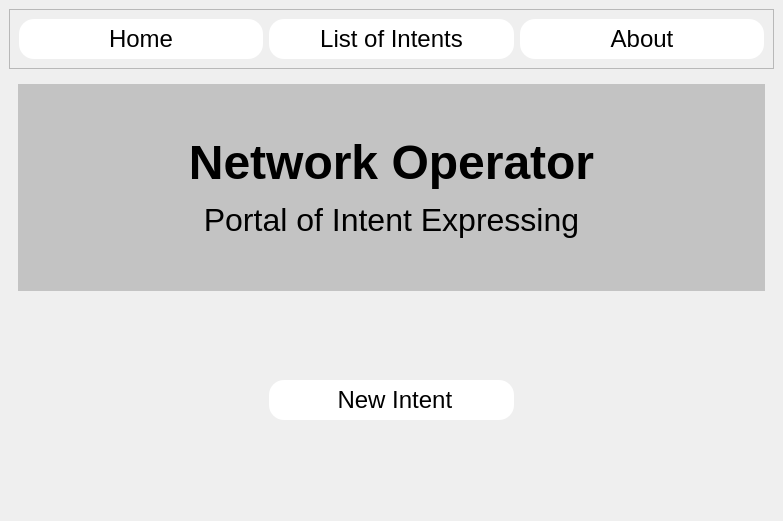
<?xml version="1.0" encoding="UTF-8"?>
<ui version="4.0">
 <class>MainWindow</class>
 <widget class="QMainWindow" name="MainWindow">
  <property name="geometry">
   <rect>
    <x>0</x>
    <y>0</y>
    <width>657</width>
    <height>521</height>
   </rect>
  </property>
  <property name="sizePolicy">
   <sizepolicy hsizetype="Fixed" vsizetype="Expanding">
    <horstretch>20</horstretch>
    <verstretch>0</verstretch>
   </sizepolicy>
  </property>
  <property name="windowTitle">
   <string>MainWindow</string>
  </property>
  <widget class="QWidget" name="centralwidget">
   <layout class="QVBoxLayout" name="verticalLayout">
    <item>
     <widget class="QFrame" name="frame">
      <property name="frameShape">
       <enum>QFrame::StyledPanel</enum>
      </property>
      <property name="frameShadow">
       <enum>QFrame::Raised</enum>
      </property>
      <layout class="QHBoxLayout" name="horizontalLayout">
       <item>
        <widget class="QPushButton" name="btn_home">
         <property name="minimumSize">
          <size>
           <width>0</width>
           <height>40</height>
          </size>
         </property>
         <property name="font">
          <font>
           <pointsize>18</pointsize>
          </font>
         </property>
         <property name="styleSheet">
          <string notr="true">QPushButton{
border-top-right-radius:15px;
border-top-left-radius:15px;
border-bottom-right-radius:15px;
border-bottom-left-radius:15px;
background-color: rgb(255,255,255);
border: 2px;
color: black;
border -radius: 20px;
}


QPushButton:hover {
    background-color: #64b5f6;
    color: #fff;
	
}</string>
         </property>
         <property name="text">
          <string>Home</string>
         </property>
         <property name="iconSize">
          <size>
           <width>32</width>
           <height>32</height>
          </size>
         </property>
        </widget>
       </item>
       <item>
        <widget class="QPushButton" name="btn_tables">
         <property name="minimumSize">
          <size>
           <width>0</width>
           <height>40</height>
          </size>
         </property>
         <property name="font">
          <font>
           <pointsize>18</pointsize>
          </font>
         </property>
         <property name="styleSheet">
          <string notr="true">QPushButton{
border-top-right-radius:15px;
border-top-left-radius:15px;
border-bottom-right-radius:15px;
border-bottom-left-radius:15px;
background-color: rgb(255,255,255);
border: 2px;
color: black;
border -radius: 20px;
}


QPushButton:hover {
    background-color: #64b5f6;
    color: #fff;
	
}</string>
         </property>
         <property name="text">
          <string>List of Intents</string>
         </property>
        </widget>
       </item>
       <item>
        <widget class="QPushButton" name="btn_sobre">
         <property name="minimumSize">
          <size>
           <width>0</width>
           <height>40</height>
          </size>
         </property>
         <property name="font">
          <font>
           <pointsize>18</pointsize>
          </font>
         </property>
         <property name="styleSheet">
          <string notr="true">QPushButton{
border-top-right-radius:15px;
border-top-left-radius:15px;
border-bottom-right-radius:15px;
border-bottom-left-radius:15px;
background-color: rgb(255,255,255);
border: 2px;
color: black;
border -radius: 20px;
}


QPushButton:hover {
    background-color: #64b5f6;
    color: #fff;
	
}</string>
         </property>
         <property name="text">
          <string>About</string>
         </property>
        </widget>
       </item>
      </layout>
      <zorder>btn_tables</zorder>
      <zorder>btn_sobre</zorder>
      <zorder>btn_home</zorder>
     </widget>
    </item>
    <item>
     <widget class="QStackedWidget" name="Pages">
      <property name="currentIndex">
       <number>1</number>
      </property>
      <widget class="QWidget" name="pg_table">
       <layout class="QHBoxLayout" name="horizontalLayout_6">
        <item>
         <widget class="QWidget" name="list_intents" native="true">
          <layout class="QVBoxLayout" name="verticalLayout_2">
           <item>
            <widget class="QLineEdit" name="txt_search">
             <property name="text">
              <string/>
             </property>
             <property name="placeholderText">
              <string>filter...</string>
             </property>
            </widget>
           </item>
           <item>
            <widget class="QTableView" name="tw_intents">
             <property name="font">
              <font>
               <pointsize>15</pointsize>
              </font>
             </property>
            </widget>
           </item>
          </layout>
         </widget>
        </item>
       </layout>
      </widget>
      <widget class="QWidget" name="pg_home">
       <layout class="QVBoxLayout" name="verticalLayout_3">
        <item>
         <widget class="QLabel" name="label">
          <property name="styleSheet">
           <string notr="true">background-color: rgb(195, 195, 195);</string>
          </property>
          <property name="text">
           <string>&lt;html&gt;&lt;head/&gt;&lt;body&gt;&lt;p align=&quot;center&quot;&gt;&lt;span style=&quot; font-size:36pt; font-weight:600;&quot;&gt;Network Operator&lt;/span&gt;&lt;span style=&quot; font-size:36pt;&quot;/&gt;&lt;/p&gt;&lt;p align=&quot;center&quot;&gt;&lt;span style=&quot; font-size:24pt;&quot;&gt;Portal of Intent Expressing&lt;/span&gt;&lt;/p&gt;&lt;/body&gt;&lt;/html&gt;</string>
          </property>
         </widget>
        </item>
        <item>
         <layout class="QHBoxLayout" name="horizontalLayout_2">
          <item>
           <widget class="QLabel" name="label_11">
            <property name="text">
             <string/>
            </property>
           </widget>
          </item>
          <item>
           <widget class="QPushButton" name="cadastrar_intent">
            <property name="minimumSize">
             <size>
              <width>0</width>
              <height>40</height>
             </size>
            </property>
            <property name="font">
             <font>
              <pointsize>18</pointsize>
             </font>
            </property>
            <property name="styleSheet">
             <string notr="true">QPushButton{
border-top-right-radius:15px;
border-top-left-radius:15px;
border-bottom-right-radius:15px;
border-bottom-left-radius:15px;
background-color: rgb(255,255,255);
border: 2px;
color: black;
border -radius: 20px;
}


QPushButton:hover {
    background-color: #64b5f6;
    color: #fff;
	
}</string>
            </property>
            <property name="text">
             <string> New Intent</string>
            </property>
            <property name="iconSize">
             <size>
              <width>32</width>
              <height>32</height>
             </size>
            </property>
           </widget>
          </item>
          <item>
           <widget class="QLabel" name="label_12">
            <property name="text">
             <string/>
            </property>
           </widget>
          </item>
         </layout>
        </item>
       </layout>
      </widget>
      <widget class="QWidget" name="pg_intent">
       <layout class="QVBoxLayout" name="verticalLayout_6">
        <item>
         <widget class="QLabel" name="label_5">
          <property name="font">
           <font>
            <pointsize>18</pointsize>
           </font>
          </property>
          <property name="styleSheet">
           <string notr="true">background-color: rgb(195, 195, 195);</string>
          </property>
          <property name="text">
           <string>&lt;html&gt;&lt;head/&gt;&lt;body&gt;&lt;p align=&quot;center&quot;&gt;&lt;span style=&quot; font-weight:600;&quot;&gt;Intent options&lt;/span&gt;&lt;/p&gt;&lt;/body&gt;&lt;/html&gt;</string>
          </property>
         </widget>
        </item>
        <item>
         <spacer name="verticalSpacer">
          <property name="orientation">
           <enum>Qt::Vertical</enum>
          </property>
          <property name="sizeType">
           <enum>QSizePolicy::Fixed</enum>
          </property>
          <property name="sizeHint" stdset="0">
           <size>
            <width>20</width>
            <height>30</height>
           </size>
          </property>
         </spacer>
        </item>
        <item>
         <layout class="QHBoxLayout" name="horizontalLayout_4">
          <item>
           <widget class="QLabel" name="label_6">
            <property name="font">
             <font>
              <pointsize>18</pointsize>
             </font>
            </property>
            <property name="text">
             <string>Name of Intent:</string>
            </property>
           </widget>
          </item>
          <item>
           <widget class="QLineEdit" name="txt_intent">
            <property name="font">
             <font>
              <pointsize>18</pointsize>
             </font>
            </property>
            <property name="placeholderText">
             <string/>
            </property>
           </widget>
          </item>
         </layout>
        </item>
        <item>
         <spacer name="verticalSpacer_2">
          <property name="orientation">
           <enum>Qt::Vertical</enum>
          </property>
          <property name="sizeType">
           <enum>QSizePolicy::Preferred</enum>
          </property>
          <property name="sizeHint" stdset="0">
           <size>
            <width>20</width>
            <height>40</height>
           </size>
          </property>
         </spacer>
        </item>
        <item>
         <layout class="QHBoxLayout" name="horizontalLayout_3">
          <item>
           <widget class="QLabel" name="label_7">
            <property name="font">
             <font>
              <pointsize>18</pointsize>
             </font>
            </property>
            <property name="text">
             <string>Number of VFs:</string>
            </property>
           </widget>
          </item>
          <item>
           <widget class="QSpinBox" name="txt_number_vfs">
            <property name="sizePolicy">
             <sizepolicy hsizetype="Expanding" vsizetype="Fixed">
              <horstretch>0</horstretch>
              <verstretch>0</verstretch>
             </sizepolicy>
            </property>
            <property name="font">
             <font>
              <pointsize>18</pointsize>
             </font>
            </property>
           </widget>
          </item>
         </layout>
        </item>
        <item>
         <spacer name="verticalSpacer_3">
          <property name="orientation">
           <enum>Qt::Vertical</enum>
          </property>
          <property name="sizeType">
           <enum>QSizePolicy::Preferred</enum>
          </property>
          <property name="sizeHint" stdset="0">
           <size>
            <width>20</width>
            <height>20</height>
           </size>
          </property>
         </spacer>
        </item>
        <item>
         <layout class="QHBoxLayout" name="horizontalLayout_5">
          <item>
           <widget class="QLabel" name="label_8">
            <property name="text">
             <string/>
            </property>
           </widget>
          </item>
          <item>
           <widget class="QPushButton" name="btn_submit">
            <property name="minimumSize">
             <size>
              <width>0</width>
              <height>40</height>
             </size>
            </property>
            <property name="font">
             <font>
              <pointsize>18</pointsize>
             </font>
            </property>
            <property name="mouseTracking">
             <bool>false</bool>
            </property>
            <property name="styleSheet">
             <string notr="true">QPushButton{
border-top-right-radius:15px;
border-top-left-radius:15px;
border-bottom-right-radius:15px;
border-bottom-left-radius:15px;
background-color: rgb(255,255,255);
border: 2px;
color: black;
border -radius: 20px;
}


QPushButton:hover {
    background-color: #64b5f6;
    color: #fff;
	
}</string>
            </property>
            <property name="text">
             <string>Submit Intent</string>
            </property>
            <property name="iconSize">
             <size>
              <width>32</width>
              <height>32</height>
             </size>
            </property>
           </widget>
          </item>
          <item>
           <widget class="QLabel" name="label_9">
            <property name="text">
             <string/>
            </property>
           </widget>
          </item>
         </layout>
        </item>
       </layout>
      </widget>
      <widget class="QWidget" name="pg_about">
       <layout class="QVBoxLayout" name="verticalLayout_9">
        <item>
         <layout class="QVBoxLayout" name="verticalLayout_7">
          <item>
           <widget class="QLabel" name="label_3">
            <property name="styleSheet">
             <string notr="true">background-color: rgb(195, 195, 195);</string>
            </property>
            <property name="text">
             <string>&lt;html&gt;&lt;head/&gt;&lt;body&gt;&lt;p align=&quot;center&quot;&gt;&lt;span style=&quot; font-size:24pt; font-weight:600;&quot;&gt;Demonstration&lt;/span&gt;&lt;/p&gt;&lt;/body&gt;&lt;/html&gt;</string>
            </property>
           </widget>
          </item>
          <item>
           <widget class="QLabel" name="label_10">
            <property name="text">
             <string>&lt;html&gt;&lt;head/&gt;&lt;body&gt;&lt;p align=&quot;center&quot;&gt;&lt;span style=&quot; font-size:18pt;&quot;&gt;This is a proof of concept to demonstrate the possibility &lt;/span&gt;&lt;/p&gt;&lt;p align=&quot;center&quot;&gt;&lt;span style=&quot; font-size:18pt;&quot;&gt;for the network operator to submit an intention through a GUI-template&lt;/span&gt;&lt;/p&gt;&lt;/body&gt;&lt;/html&gt;</string>
            </property>
           </widget>
          </item>
         </layout>
        </item>
        <item>
         <layout class="QVBoxLayout" name="verticalLayout_8">
          <item>
           <widget class="QLabel" name="label_4">
            <property name="styleSheet">
             <string notr="true">background-color: rgb(195, 195, 195);</string>
            </property>
            <property name="text">
             <string>&lt;html&gt;&lt;head/&gt;&lt;body&gt;&lt;p align=&quot;center&quot;&gt;&lt;span style=&quot; font-size:24pt; font-weight:600;&quot;&gt;Author&lt;/span&gt;&lt;/p&gt;&lt;/body&gt;&lt;/html&gt;</string>
            </property>
           </widget>
          </item>
          <item>
           <widget class="QLabel" name="label_13">
            <property name="text">
             <string>&lt;html&gt;&lt;head/&gt;&lt;body&gt;&lt;p align=&quot;center&quot;&gt;&lt;span style=&quot; font-size:24pt;&quot;&gt;Mario Lemes&lt;/span&gt;&lt;/p&gt;&lt;/body&gt;&lt;/html&gt;</string>
            </property>
           </widget>
          </item>
         </layout>
        </item>
       </layout>
      </widget>
     </widget>
    </item>
   </layout>
  </widget>
 </widget>
 <resources/>
 <connections/>
</ui>
